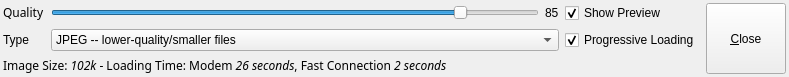
<ui version="4.0" >
 <author></author>
 <comment></comment>
 <exportmacro></exportmacro>
 <class>SaveSettingsTool</class>
 <widget class="QWidget" name="SaveSettingsTool" >
  <property name="geometry" >
   <rect>
    <x>0</x>
    <y>0</y>
    <width>789</width>
    <height>75</height>
   </rect>
  </property>
  <property name="windowTitle" >
   <string>Form</string>
  </property>
  <layout class="QGridLayout" >
   <property name="margin" >
    <number>3</number>
   </property>
   <property name="spacing" >
    <number>6</number>
   </property>
   <item row="0" column="2" >
    <widget class="QLabel" name="label_2" >
     <property name="text" >
      <string>85</string>
     </property>
    </widget>
   </item>
   <item row="1" column="3" >
    <widget class="QCheckBox" name="chkProgressiveLoading" >
     <property name="text" >
      <string>Progressive Loading</string>
     </property>
     <property name="checked" >
      <bool>true</bool>
     </property>
    </widget>
   </item>
   <item row="0" column="3" >
    <widget class="QCheckBox" name="chkShowPreview" >
     <property name="text" >
      <string>Show Preview</string>
     </property>
     <property name="checked" >
      <bool>true</bool>
     </property>
    </widget>
   </item>
   <item row="0" column="0" >
    <widget class="QLabel" name="label" >
     <property name="text" >
      <string>&lt;html>&lt;head>&lt;meta name=&quot;qrichtext&quot; content=&quot;1&quot; />&lt;/head>&lt;body style=&quot; white-space: pre-wrap; font-family:Sans Serif; font-weight:400; font-style:normal; text-decoration:none;&quot;>&lt;p style=&quot; margin-top:0px; margin-bottom:0px; margin-left:0px; margin-right:0px; -qt-block-indent:0; text-indent:0px;&quot;>Quality&lt;/p>&lt;/body>&lt;/html></string>
     </property>
    </widget>
   </item>
   <item row="0" column="1" >
    <widget class="QSlider" name="sldQuality" >
     <property name="maximum" >
      <number>100</number>
     </property>
     <property name="value" >
      <number>85</number>
     </property>
     <property name="orientation" >
      <enum>Qt::Horizontal</enum>
     </property>
    </widget>
   </item>
   <item row="1" column="1" colspan="2" >
    <widget class="QComboBox" name="cmbType" >
     <item>
      <property name="text" >
       <string>JPEG -- lower-quality/smaller files</string>
      </property>
     </item>
     <item>
      <property name="text" >
       <string>PNG -- perfect-quality/large files</string>
      </property>
     </item>
    </widget>
   </item>
   <item row="1" column="0" >
    <widget class="QLabel" name="label_3" >
     <property name="text" >
      <string>Type</string>
     </property>
    </widget>
   </item>
   <item row="2" column="0" colspan="4" >
    <widget class="QLabel" name="lblSize" >
     <property name="text" >
      <string>&lt;html>&lt;head>&lt;meta name=&quot;qrichtext&quot; content=&quot;1&quot; />&lt;/head>&lt;body style=&quot; white-space: pre-wrap; font-family:Sans Serif; font-weight:400; font-style:normal; text-decoration:none;&quot;>&lt;p style=&quot; margin-top:0px; margin-bottom:0px; margin-left:0px; margin-right:0px; -qt-block-indent:0; text-indent:0px;&quot;>Image Size: &lt;span style=&quot; font-style:italic;&quot;>102k&lt;/span> - Loading Time: Modem &lt;span style=&quot; font-style:italic;&quot;>26 seconds&lt;/span>, Fast Connection &lt;span style=&quot; font-style:italic;&quot;>2 seconds&lt;/span>&lt;/p>&lt;/body>&lt;/html></string>
     </property>
    </widget>
   </item>
   <item rowspan="3" row="0" column="4" >
    <widget class="QPushButton" name="btnClose" >
     <property name="sizePolicy" >
      <sizepolicy>
       <hsizetype>1</hsizetype>
       <vsizetype>7</vsizetype>
       <horstretch>0</horstretch>
       <verstretch>0</verstretch>
      </sizepolicy>
     </property>
     <property name="text" >
      <string>&amp;Close</string>
     </property>
    </widget>
   </item>
  </layout>
 </widget>
 <layoutdefault spacing="6" margin="0" />
 <pixmapfunction></pixmapfunction>
 <resources/>
 <connections>
  <connection>
   <sender>sldQuality</sender>
   <signal>valueChanged(int)</signal>
   <receiver>label_2</receiver>
   <slot>setNum(int)</slot>
   <hints>
    <hint type="sourcelabel" >
     <x>429</x>
     <y>24</y>
    </hint>
    <hint type="destinationlabel" >
     <x>543</x>
     <y>25</y>
    </hint>
   </hints>
  </connection>
  <connection>
   <sender>btnClose</sender>
   <signal>clicked()</signal>
   <receiver>SaveSettingsTool</receiver>
   <slot>deleteLater()</slot>
   <hints>
    <hint type="sourcelabel" >
     <x>735</x>
     <y>40</y>
    </hint>
    <hint type="destinationlabel" >
     <x>710</x>
     <y>73</y>
    </hint>
   </hints>
  </connection>
 </connections>
</ui>
